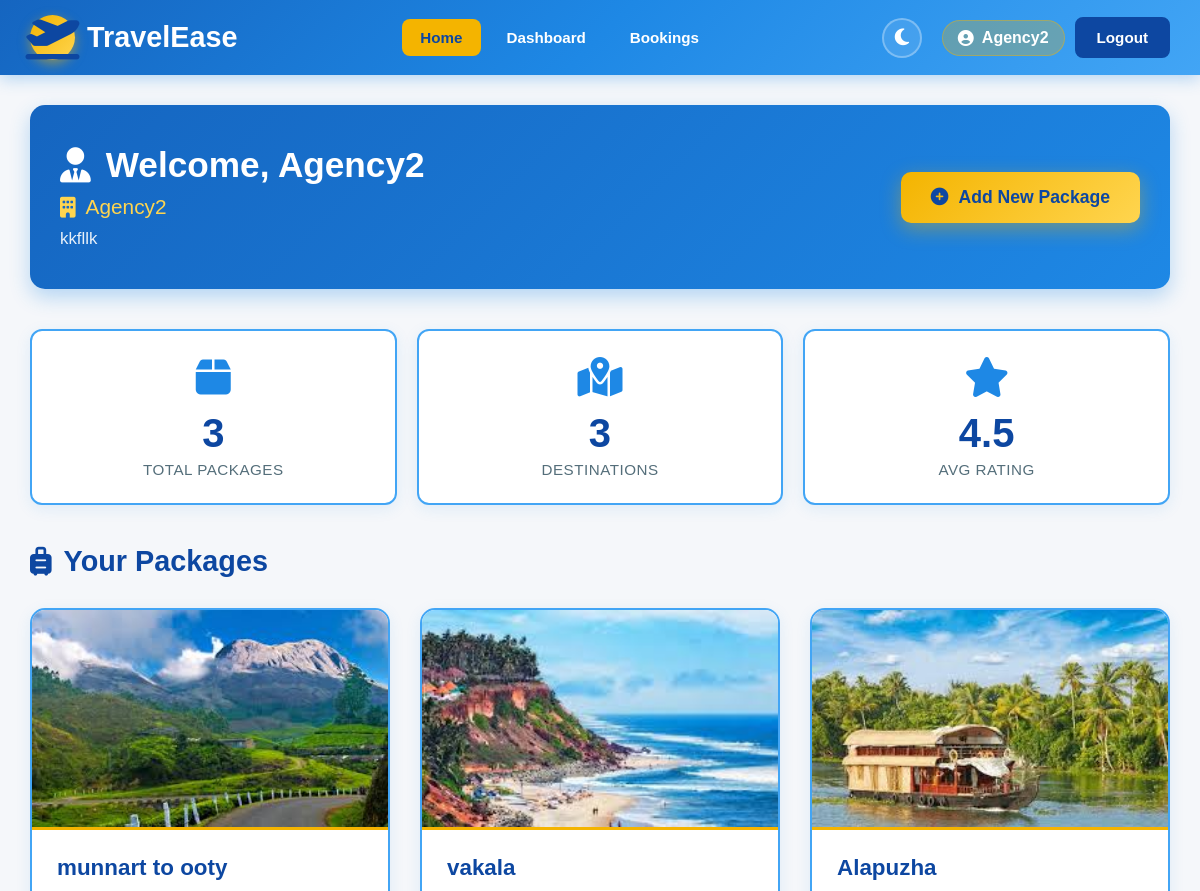
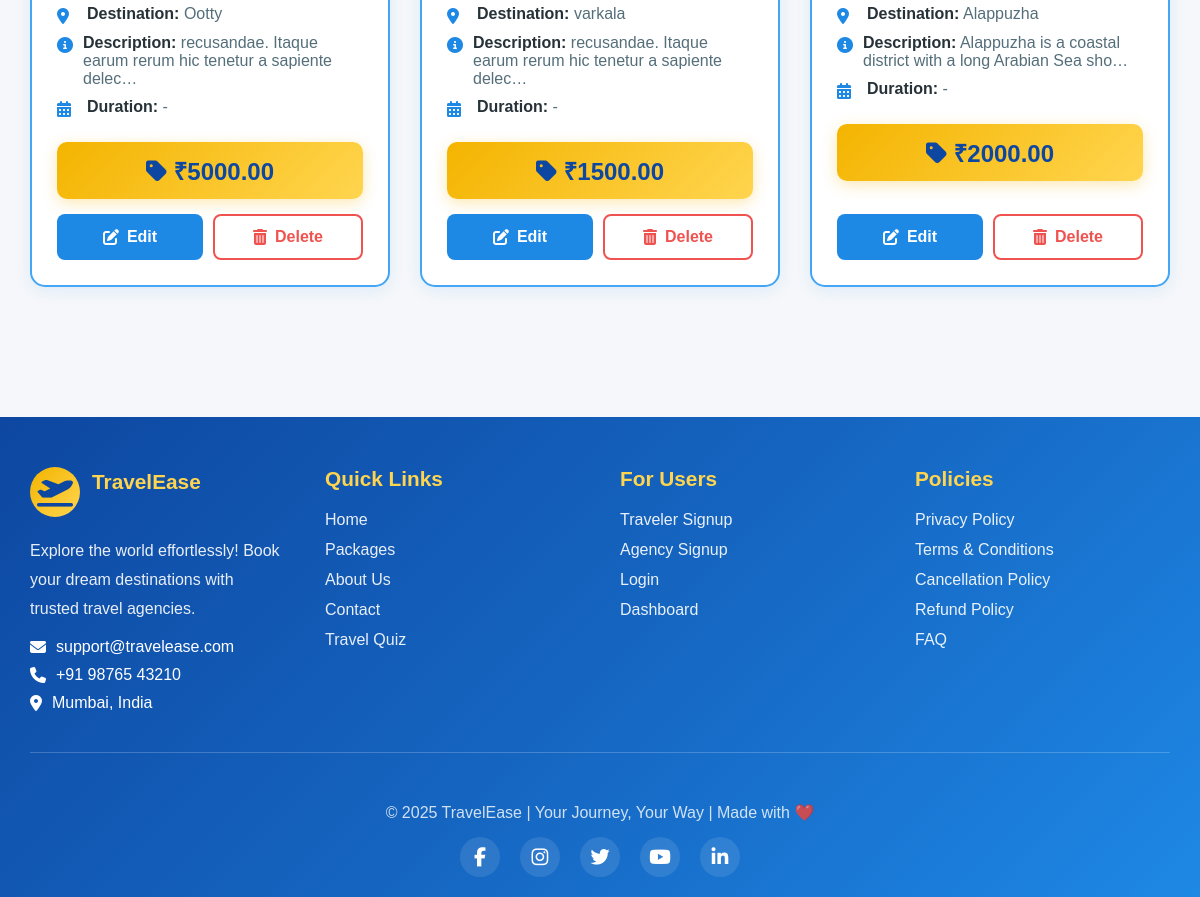
/agency/dashboard/ (signed in), run on the app's committed database (2 pictures, top to bottom).
### travelers/models.py (models this page shows, shortened)
class User(AbstractUser):
    USER_TYPE_CHOICES = (
        ('traveler', 'Traveler'),
        ('agency', 'Agency'),
        ('app_admin', 'App Admin'),
    )
    user_type = models.CharField(max_length=20, choices=USER_TYPE_CHOICES, default='traveler')
    is_traveler = models.BooleanField(default=False)
    is_agency = models.BooleanField(default=False)
    is_app_admin = models.BooleanField(default=False)

### agency/models.py (models this page shows, shortened)
class AgencyProfile(models.Model):
    user = models.OneToOneField(settings.AUTH_USER_MODEL, on_delete=models.CASCADE)
    agency_name = models.CharField(max_length=150)
    registration_number = models.CharField(max_length=100)
    agency_address = models.CharField(max_length=255, blank=True, null=True)
    phone_number = models.CharField(max_length=20, blank=True, null=True)
    description = models.TextField(blank=True, null=True)
    contact_email = models.EmailField(null=True, blank=True)

class Travelpackage(models.Model):
    agency = models.ForeignKey(AgencyProfile, on_delete=models.CASCADE, related_name='packages')
    destination = models.ForeignKey(Destination, on_delete=models.CASCADE, related_name='packages')
    package_name = models.CharField(max_length=150)
    price = models.DecimalField(max_digits=10, decimal_places=2)
    duration = models.CharField(max_length=50, help_text="e.g. 5 Days / 4 Nights")
    description = models.TextField()
    image = models.ImageField(upload_to='packages/', blank=True, null=True)
    created_at = models.DateTimeField(default=timezone.now)
    people_count=models.PositiveIntegerField(default=1)
    package_type = models.CharField(max_length=20, choices=PACKAGE_TYPES, null=True, blank=True)
    climate = models.CharField(max_length=50, blank=True, null=True)  # e.g. 'cold', 'warm', 'tropical'
    activity_type = models.CharField(max_length=50, blank=True, null=True)  # e.g. 'adventure', 'relaxation'

### app_admin/models.py (models this page shows, shortened)
class Destination(models.Model):
    name = models.CharField(max_length=200)
    description = models.TextField()
    image = models.ImageField(upload_to='destinations/')  # requires MEDIA setup
    location = models.CharField(max_length=200, blank=True)

### agency/views.py (the view)
# urls.py: path('dashboard/', views.agency_dashboard, name='agency_dashboard'),
@login_required
def agency_dashboard(request):
    agency_profile = get_object_or_404(AgencyProfile, user=request.user)
    packages = Travelpackage.objects.filter(agency=agency_profile)
    destinations = set(p.destination for p in packages)
    unique_dest_count = len(destinations)
    context = {
        'agency': agency_profile,
        'packages': packages,
        "unique_dest_count": unique_dest_count,
    }
    return render(request,'agency/dashboard.html',context)

### templates/agency/dashboard.html (shortened to what this page needs)
{% extends 'base.html' %}
{% block content %}
<div class="dashboard-header">
    <div class="agency-info">
        <h1>
            <i class="fas fa-user-tie"></i>
            Welcome, {{ user.username }}
        </h1>
        <div class="agency-name">
            <i class="fas fa-building"></i>
            {{ agency.agency_name }}
        </div>
        {% if agency.description %}
        <p class="agency-description">{{ agency.description }}</p>
        {% endif %}
    </div>
    <div>
        <a href="{% url 'add_package' %}" class="btn-add-package">
            <i class="fas fa-plus-circle"></i>
            Add New Package
        </a>
    </div>
</div>
<div class="stats-container">
    <div class="stat-card">
        <div class="stat-icon">
            <i class="fas fa-box"></i>
        </div>
        <div class="stat-number">{{ packages|length }}</div>
        <div class="stat-label">Total Packages</div>
    </div>
<div class="stat-card">
        <div class="stat-icon">
            <i class="fas fa-map-marked-alt"></i>
        </div>
        <div class="stat-number">
            {{ unique_dest_count }}
        </div>
        <div class="stat-label">Destinations</div>
    </div>
    <div class="stat-card">
        <div class="stat-icon">
            <i class="fas fa-star"></i>
        </div>
        <div class="stat-number">4.5</div>
        <div class="stat-label">Avg Rating</div>
    </div>
</div>
<div class="section-header">
    <h3 class="section-title">
        <i class="fas fa-suitcase-rolling"></i>
        Your Packages
    </h3>
</div>
{% if packages %}
    <div class="packages-grid">
        {% for package in packages %}
            <div class="package-card">
                {% if package.image %}
                    <img src="{{ package.image.url }}" class="package-image" alt="{{ package.package_name }}">
                {% else %}
                    <div class="package-image-placeholder">
                        <i class="fas fa-image"></i>
                    </div>
                {% endif %}
                <div class="package-content">
                    <h5 class="package-title">{{ package.package_name }}</h5>
                    <div class="package-detail">
                        <i class="fas fa-map-marker-alt"></i>
                        <div>
                            <strong>Destination:</strong>
                            {{ package.destination.name }}
                        </div>
                    </div>
                    {% if package.description %}
                    <div class="package-detail">
                        <i class="fas fa-info-circle"></i>
                        <div>
                            <strong>Description:</strong>
                            {{ package.description|truncatechars:60 }}
                        </div>
                    </div>
                    {% endif %}
                    <div class="package-detail">
                        <i class="fas fa-calendar-alt"></i>
                        <div>
                            <strong>Duration:</strong>
                            {{ package.start_date|date:"M d" }} - {{ package.end_date|date:"M d, Y" }}
                        </div>
                    </div>
                    <div class="package-price">
                        <i class="fas fa-tag"></i> ₹{{ package.price }}
                    </div>
                    <div class="package-actions">
                        <a href="{% url 'edit_package' package.id %}" class="btn-action btn-edit">
                            <i class="fas fa-edit"></i>
                            Edit
                        </a>
                        <a href="{% url 'delete_package' package.id %}" class="btn-action btn-delete">
                            <i class="fas fa-trash-alt"></i>
                            Delete
                        </a>
                    </div>
                </div>
            </div>
        {% endfor %}
    </div>
{% endif %}
{% endblock %}

### templates/base.html (shortened to what this page needs)
<!DOCTYPE html>
<html lang="en">
<head>
    <link rel="stylesheet" href="https://cdnjs.cloudflare.com/ajax/libs/font-awesome/6.5.0/css/all.min.css">
</head>
<body>
    <nav>
        <div class="nav-container">
            <a href="{% url 'home' %}" class="nav-brand">
                <div class="logo-icon">
                    <i class="fas fa-plane-departure"></i>
                </div>
                <span>TravelEase</span>
            </a>
            <ul class="nav-menu" id="navMenu">
                <li><a href="{% url 'home' %}" class="active">Home</a></li>
                {% if user.is_authenticated %}
                    {% if user.is_traveler %}
                        <li><a href="{% url 'traveler_dashboard' %}">Dashboard</a></li>
                        <li><a href="{% url 'view_packages' %}">Packages</a></li>
                        <li><a href="{% url 'traveler_bookings' %}">My Bookings</a></li>
                        <li><a href="{% url 'travel_quiz' %}">Travel Quiz</a></li>
                    {% elif user.is_agency %}
                        <li><a href="{% url 'agency_dashboard' %}">Dashboard</a></li>
                        <li><a href="{% url 'manage_bookings' %}">Bookings</a></li>
                    {% elif user.user_type == 'app_admin' %}
                        <li><a href="{% url 'app_admin_dashboard' %}">Admin Panel</a></li>
                    {% endif %}
                {% else %}
                    <li><a href="{% url 'view_packages' %}">Packages</a></li>
                    <li><a href="{% url 'travel_quiz' %}">Travel Quiz</a></li>
                {% endif %}
            </ul>
            <div class="user-section">
                <button class="theme-toggle" onclick="toggleTheme()" title="Toggle Dark/Light Mode" aria-label="Toggle theme">
                    <i class="fas fa-moon" id="themeIcon"></i>
                </button>
                {% if user.is_authenticated %}
                    <span class="user-name">
                        <i class="fas fa-user-circle"></i>
                        {{ user.username }}
                    </span>
                    <a href="{% url 'logout' %}" class="btn-auth btn-logout">Logout</a>
                {% endif %}
            </div>
        </div>
    </nav>
    <main id="main-content">
        {% block content %}{% endblock %}
    </main>
    <footer>
        <div class="footer-container">
            <div class="footer-content">
                <div class="footer-section">
                    <div class="footer-brand">
                        <div class="footer-logo">
                            <i class="fas fa-plane-departure"></i>
                        </div>
                        <h3>TravelEase</h3>
                    </div>
                    <p>Explore the world effortlessly! Book your dream destinations with trusted travel agencies.</p>
                    <div class="contact-info">
                        <span><i class="fas fa-envelope"></i> support@travelease.com</span>
                        <span><i class="fas fa-phone"></i> +91 98765 43210</span>
                        <span><i class="fas fa-map-marker-alt"></i> Mumbai, India</span>
                    </div>
                </div>
                <div class="footer-section">
                    <h4>Quick Links</h4>
                    <ul>
                        <li><a href="{% url 'home' %}">Home</a></li>
                        <li><a href="{% url 'view_packages' %}">Packages</a></li>
                        <li><a href="#">About Us</a></li>
                        <li><a href="#">Contact</a></li>
                        <li><a href="{% url 'travel_quiz' %}">Travel Quiz</a></li>
                    </ul>
                </div>
                <div class="footer-section">
                    <h4>For Users</h4>
                    <ul>
                        <li><a href="{% url 'register_traveler' %}">Traveler Signup</a></li>
                        <li><a href="{% url 'register_agency' %}">Agency Signup</a></li>
                        <li><a href="{% url 'login' %}">Login</a></li>
                        {% if user.is_authenticated %}
                            {% if user.is_traveler %}
                                <li><a href="{% url 'traveler_dashboard' %}">Dashboard</a></li>
                            {% elif user.is_agency %}
                                <li><a href="{% url 'agency_dashboard' %}">Dashboard</a></li>
                            {% endif %}
                        {% endif %}
                    </ul>
                </div>
                <div class="footer-section">
                    <h4>Policies</h4>
                    <ul>
                        <li><a href="#">Privacy Policy</a></li>
                        <li><a href="#">Terms & Conditions</a></li>
                        <li><a href="#">Cancellation Policy</a></li>
                        <li><a href="#">Refund Policy</a></li>
                        <li><a href="#">FAQ</a></li>
                    </ul>
                </div>
            </div>
            <hr class="footer-divider">
            <div class="footer-bottom">
                <p>© 2025 TravelEase | Your Journey, Your Way | Made with ❤️</p>
                <div class="social-links">
                    <a href="#" title="Facebook"><i class="fab fa-facebook-f"></i></a>
                    <a href="#" title="Instagram"><i class="fab fa-instagram"></i></a>
                    <a href="#" title="Twitter"><i class="fab fa-twitter"></i></a>
                    <a href="#" title="YouTube"><i class="fab fa-youtube"></i></a>
                    <a href="#" title="LinkedIn"><i class="fab fa-linkedin-in"></i></a>
                </div>
            </div>
        </div>
    </footer>
</body>
</html>

### templates/agency/dashboard.html (style rules this page uses)
.dashboard-header { background: linear-gradient(135deg, var(--blue-dark) 0%, var(--blue) 100%); color: var(--white); padding: 40px 30px; border-radius: 15px; margin-bottom: 40px; box-shadow: 0 8px 20px rgba(30, 136, 229, 0.3); display: flex; justify-content: space-between; align-items: center; flex-wrap: wrap; gap: 20px; }
.agency-info { flex: 1; }
.agency-info h1 { margin: 0 0 10px 0; font-size: 2.2em; font-weight: 700; display: flex; align-items: center; gap: 15px; }
.agency-name { color: var(--gold-light); font-size: 1.3em; margin: 10px 0; display: flex; align-items: center; gap: 10px; }
.agency-description { opacity: 0.9; font-size: 1.05em; margin: 10px 0 0 0; }
.btn-add-package { background: linear-gradient(135deg, var(--gold) 0%, var(--gold-light) 100%); color: var(--navy); padding: 15px 30px; border-radius: 10px; text-decoration: none; font-weight: 700; display: inline-flex; align-items: center; gap: 10px; font-size: 1.1em; box-shadow: 0 6px 20px rgba(244, 180, 0, 0.4); transition: all 0.3s ease; border: none; }
.section-header { display: flex; justify-content: space-between; align-items: center; margin-bottom: 30px; }
.section-title { color: var(--navy); font-size: 1.8em; font-weight: 700; margin: 0; display: flex; align-items: center; gap: 12px; }
.packages-grid { display: grid; grid-template-columns: repeat(auto-fill, minmax(320px, 1fr)); gap: 30px; margin-bottom: 40px; }
.package-card { background: var(--card-bg); border: 2px solid var(--blue-light); border-radius: 15px; overflow: hidden; transition: all 0.3s ease; box-shadow: 0 4px 15px var(--shadow); display: flex; flex-direction: column; }
.package-image { width: 100%; height: 220px; object-fit: cover; border-bottom: 3px solid var(--gold); }
.package-content { padding: 25px; flex: 1; display: flex; flex-direction: column; }
.package-title { color: var(--navy); font-size: 1.4em; font-weight: 700; margin: 0 0 15px 0; }
.package-detail { display: flex; align-items: flex-start; gap: 10px; margin-bottom: 10px; color: var(--text-secondary); }
.package-detail i { color: var(--blue); margin-top: 3px; width: 20px; }
.package-detail strong { color: var(--text-primary); min-width: 90px; }
.package-price { background: linear-gradient(135deg, var(--gold) 0%, var(--gold-light) 100%); color: var(--navy); font-size: 1.5em; font-weight: 700; padding: 12px 20px; border-radius: 10px; text-align: center; margin: 15px 0; box-shadow: 0 4px 15px rgba(244, 180, 0, 0.3); }
.package-actions { display: flex; gap: 10px; margin-top: auto; }
.btn-action { flex: 1; padding: 12px 20px; border-radius: 8px; text-decoration: none; font-weight: 600; transition: all 0.3s ease; display: flex; align-items: center; justify-content: center; gap: 8px; border: none; cursor: pointer; }
.btn-edit { background: var(--blue); color: var(--white); }
.btn-delete { background: var(--white); color: #EF5350; border: 2px solid #EF5350; }
.stats-container { display: grid; grid-template-columns: repeat(auto-fit, minmax(200px, 1fr)); gap: 20px; margin-bottom: 40px; }
.stat-card { background: var(--card-bg); border-radius: 12px; padding: 25px; border: 2px solid var(--blue-light); box-shadow: 0 4px 15px var(--shadow); text-align: center; transition: all 0.3s ease; }
.stat-icon { font-size: 2.5em; margin-bottom: 10px; color: var(--blue); }
.stat-number { font-size: 2.5em; font-weight: 700; color: var(--navy); margin: 10px 0 5px 0; }
.stat-label { color: var(--text-secondary); font-size: 0.95em; text-transform: uppercase; letter-spacing: 0.5px; }

### data on the page
User: username "Agency2"
AgencyProfile: agency_name "Agency2", description "kkfllk"
Travelpackage: image (picture), package_name "munnart to ooty", destination.name "Ootty", description "recusandae. Itaque earum rerum hic tenetur a sapiente delec…", price "5000.00"
Travelpackage: image (picture), package_name "vakala", destination.name "varkala", description "recusandae. Itaque earum rerum hic tenetur a sapiente delec…", price "1500.00"
Travelpackage: image (picture), package_name "Alapuzha", destination.name "Alappuzha", description "Alappuzha is a coastal district with a long Arabian Sea sho…", price "2000.00"

### other printed values
{{ packages|length }} "3"
{{ unique_dest_count }} "3"
